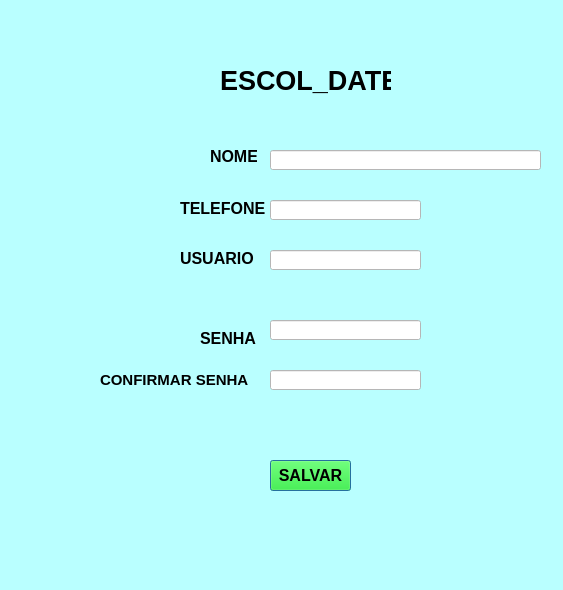
<?xml version="1.0" encoding="UTF-8"?>
<ui version="4.0">
 <class>Dialog</class>
 <widget class="QDialog" name="Dialog">
  <property name="geometry">
   <rect>
    <x>0</x>
    <y>0</y>
    <width>563</width>
    <height>590</height>
   </rect>
  </property>
  <property name="windowTitle">
   <string>Dialog</string>
  </property>
  <property name="styleSheet">
   <string notr="true">background-color: rgb(185, 255, 255);</string>
  </property>
  <widget class="QLabel" name="label">
   <property name="geometry">
    <rect>
     <x>220</x>
     <y>60</y>
     <width>171</width>
     <height>41</height>
    </rect>
   </property>
   <property name="font">
    <font>
     <pointsize>20</pointsize>
     <weight>75</weight>
     <bold>true</bold>
    </font>
   </property>
   <property name="text">
    <string>ESCOL_DATE</string>
   </property>
  </widget>
  <widget class="QLabel" name="label_2">
   <property name="geometry">
    <rect>
     <x>210</x>
     <y>150</y>
     <width>47</width>
     <height>13</height>
    </rect>
   </property>
   <property name="font">
    <font>
     <pointsize>12</pointsize>
     <weight>75</weight>
     <bold>true</bold>
    </font>
   </property>
   <property name="text">
    <string>NOME</string>
   </property>
  </widget>
  <widget class="QLabel" name="label_3">
   <property name="geometry">
    <rect>
     <x>180</x>
     <y>200</y>
     <width>91</width>
     <height>16</height>
    </rect>
   </property>
   <property name="font">
    <font>
     <pointsize>12</pointsize>
     <weight>75</weight>
     <bold>true</bold>
    </font>
   </property>
   <property name="text">
    <string>TELEFONE</string>
   </property>
  </widget>
  <widget class="QLabel" name="label_4">
   <property name="geometry">
    <rect>
     <x>180</x>
     <y>250</y>
     <width>81</width>
     <height>16</height>
    </rect>
   </property>
   <property name="font">
    <font>
     <pointsize>12</pointsize>
     <weight>75</weight>
     <bold>true</bold>
    </font>
   </property>
   <property name="text">
    <string>USUARIO</string>
   </property>
  </widget>
  <widget class="QLabel" name="label_5">
   <property name="geometry">
    <rect>
     <x>200</x>
     <y>330</y>
     <width>61</width>
     <height>16</height>
    </rect>
   </property>
   <property name="font">
    <font>
     <pointsize>12</pointsize>
     <weight>75</weight>
     <bold>true</bold>
    </font>
   </property>
   <property name="text">
    <string>SENHA</string>
   </property>
  </widget>
  <widget class="QLineEdit" name="lineEdit">
   <property name="geometry">
    <rect>
     <x>270</x>
     <y>150</y>
     <width>271</width>
     <height>20</height>
    </rect>
   </property>
   <property name="styleSheet">
    <string notr="true">background-color: rgb(255, 255, 255);</string>
   </property>
  </widget>
  <widget class="QLineEdit" name="lineEdit_2">
   <property name="geometry">
    <rect>
     <x>270</x>
     <y>200</y>
     <width>151</width>
     <height>20</height>
    </rect>
   </property>
   <property name="styleSheet">
    <string notr="true">background-color: rgb(255, 255, 255);</string>
   </property>
  </widget>
  <widget class="QLineEdit" name="lineEdit_3">
   <property name="geometry">
    <rect>
     <x>270</x>
     <y>250</y>
     <width>151</width>
     <height>20</height>
    </rect>
   </property>
   <property name="styleSheet">
    <string notr="true">background-color: rgb(255, 255, 255);</string>
   </property>
  </widget>
  <widget class="QLineEdit" name="lineEdit_4">
   <property name="geometry">
    <rect>
     <x>270</x>
     <y>320</y>
     <width>151</width>
     <height>20</height>
    </rect>
   </property>
   <property name="styleSheet">
    <string notr="true">background-color: rgb(255, 255, 255);</string>
   </property>
  </widget>
  <widget class="QPushButton" name="pushButton">
   <property name="geometry">
    <rect>
     <x>270</x>
     <y>460</y>
     <width>81</width>
     <height>31</height>
    </rect>
   </property>
   <property name="font">
    <font>
     <pointsize>12</pointsize>
     <weight>75</weight>
     <bold>true</bold>
    </font>
   </property>
   <property name="styleSheet">
    <string notr="true">background-color: rgb(0, 170, 0);
background-color: rgb(0, 255, 0);</string>
   </property>
   <property name="text">
    <string>SALVAR</string>
   </property>
  </widget>
  <widget class="QLabel" name="label_6">
   <property name="geometry">
    <rect>
     <x>100</x>
     <y>370</y>
     <width>151</width>
     <height>20</height>
    </rect>
   </property>
   <property name="font">
    <font>
     <pointsize>11</pointsize>
     <weight>75</weight>
     <bold>true</bold>
    </font>
   </property>
   <property name="text">
    <string>CONFIRMAR SENHA</string>
   </property>
  </widget>
  <widget class="QLineEdit" name="lineEdit_5">
   <property name="geometry">
    <rect>
     <x>270</x>
     <y>370</y>
     <width>151</width>
     <height>20</height>
    </rect>
   </property>
   <property name="styleSheet">
    <string notr="true">background-color: rgb(255, 255, 255);</string>
   </property>
  </widget>
  <widget class="QLabel" name="label_7">
   <property name="geometry">
    <rect>
     <x>270</x>
     <y>280</y>
     <width>161</width>
     <height>16</height>
    </rect>
   </property>
   <property name="font">
    <font>
     <pointsize>10</pointsize>
     <weight>75</weight>
     <bold>true</bold>
    </font>
   </property>
   <property name="styleSheet">
    <string notr="true">color: rgb(255, 0, 0);</string>
   </property>
   <property name="text">
    <string></string>
   </property>
  </widget>
 </widget>
 <resources/>
 <connections/>
</ui>
